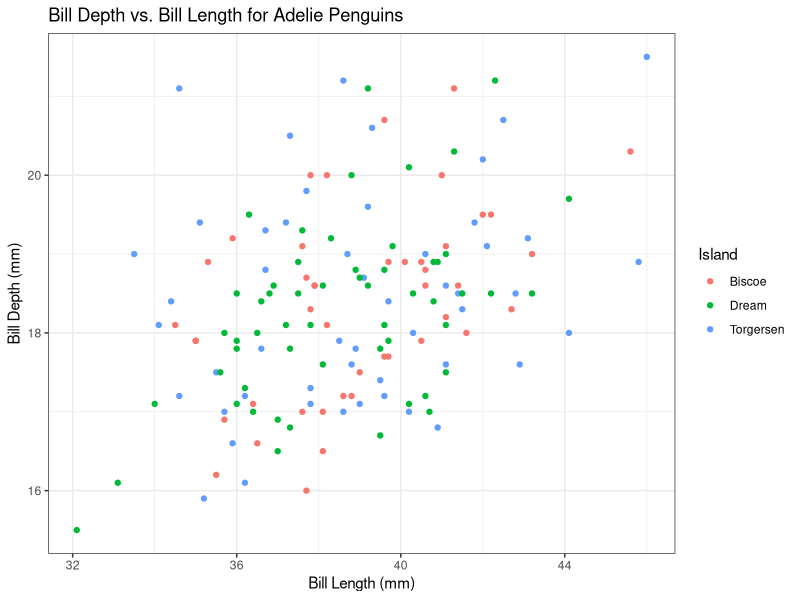
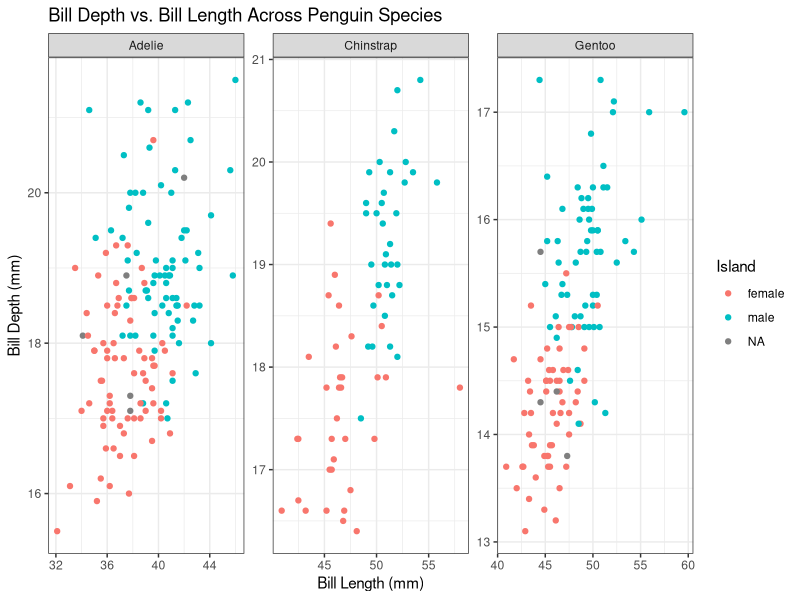
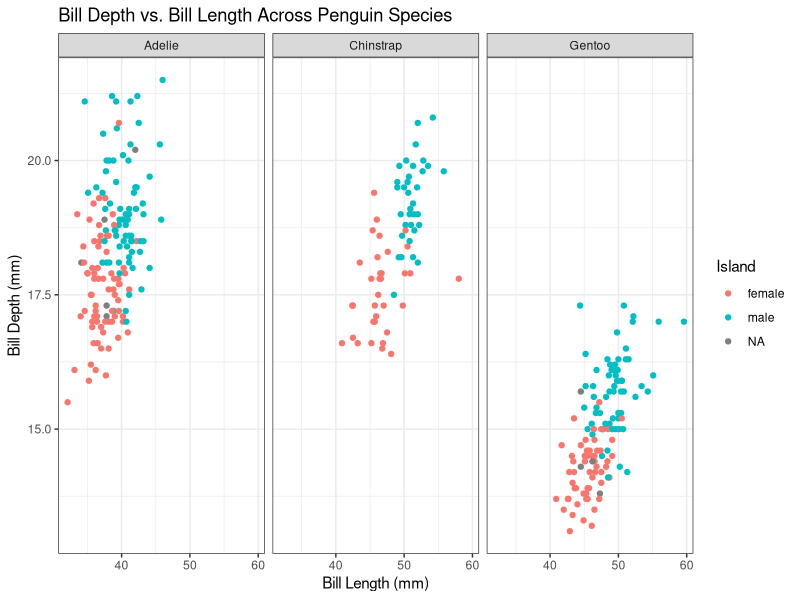
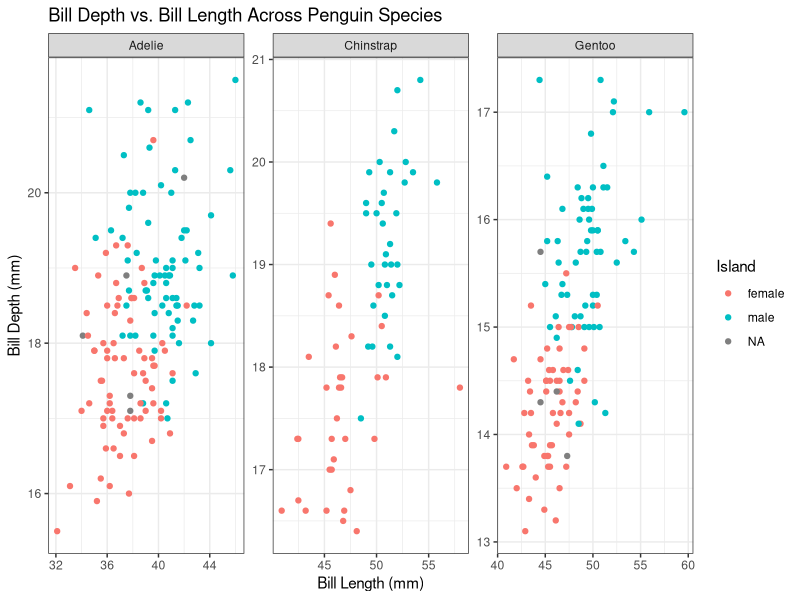

Recreate these plots in R, in order.
################################################################################
# 2.1
################################################################################
# Load necessary libraries
library(palmerpenguins)
library(tidyverse)

# Build a scatter plot of bill depth vs. bill length for Adelie penguins.
# Map the point colors to the island that the Adelie penguin was observed on.
# Add axes labels and a main title.
ggplot(data = penguins %>% filter(species == "Adelie")) + 
  geom_point(aes(x = bill_length_mm, y = bill_depth_mm, color = island)) +
  xlab("Bill Length (mm)") +
  ylab("Bill Depth (mm)") +
  ggtitle("Bill Depth vs. Bill Length for Adelie Penguins") +
  labs(color = "Island") +  
  theme_bw()

################################################################################
# 2.2
################################################################################
# Build another scatter plot of bill depth vs. bill length for all three penguin
### species.
# Map the point colors to the penguin's sex.
# Use facet_wrap() to plot each species in a separate panel.
# Try plotting with the parameter scales = "free".
# Choose a different pre-packaged theme (theme_bw() or theme_classic()).
# Save the plot.
plot_penguin_bills <- ggplot(data = penguins) + 
  geom_point(aes(x = bill_length_mm, y = bill_depth_mm, color = sex)) +
  facet_wrap(~species, scales = "free") +
  xlab("Bill Length (mm)") +
  ylab("Bill Depth (mm)") +
  ggtitle("Bill Depth vs. Bill Length Across Penguin Species") +
  labs(color = "Island") +
  theme_bw()

# Without free scales
plot_penguin_bills_nfs <- ggplot(data = penguins) + 
  geom_point(aes(x = bill_length_mm, y = bill_depth_mm, color = sex)) +
  facet_wrap(~species) +
  xlab("Bill Length (mm)") +
  ylab("Bill Depth (mm)") +
  ggtitle("Bill Depth vs. Bill Length Across Penguin Species") +
  labs(color = "Island") +
  theme_bw()

# Print plots
print(plot_penguin_bills)
print(plot_penguin_bills_nfs)

# Save the free scale plot
ggsave(filename = "figures/penguin_bill_scatter.png", plot = plot_penguin_bills, 
       device = "png", width = 8, height = 4, units = "in", dpi = 300)
